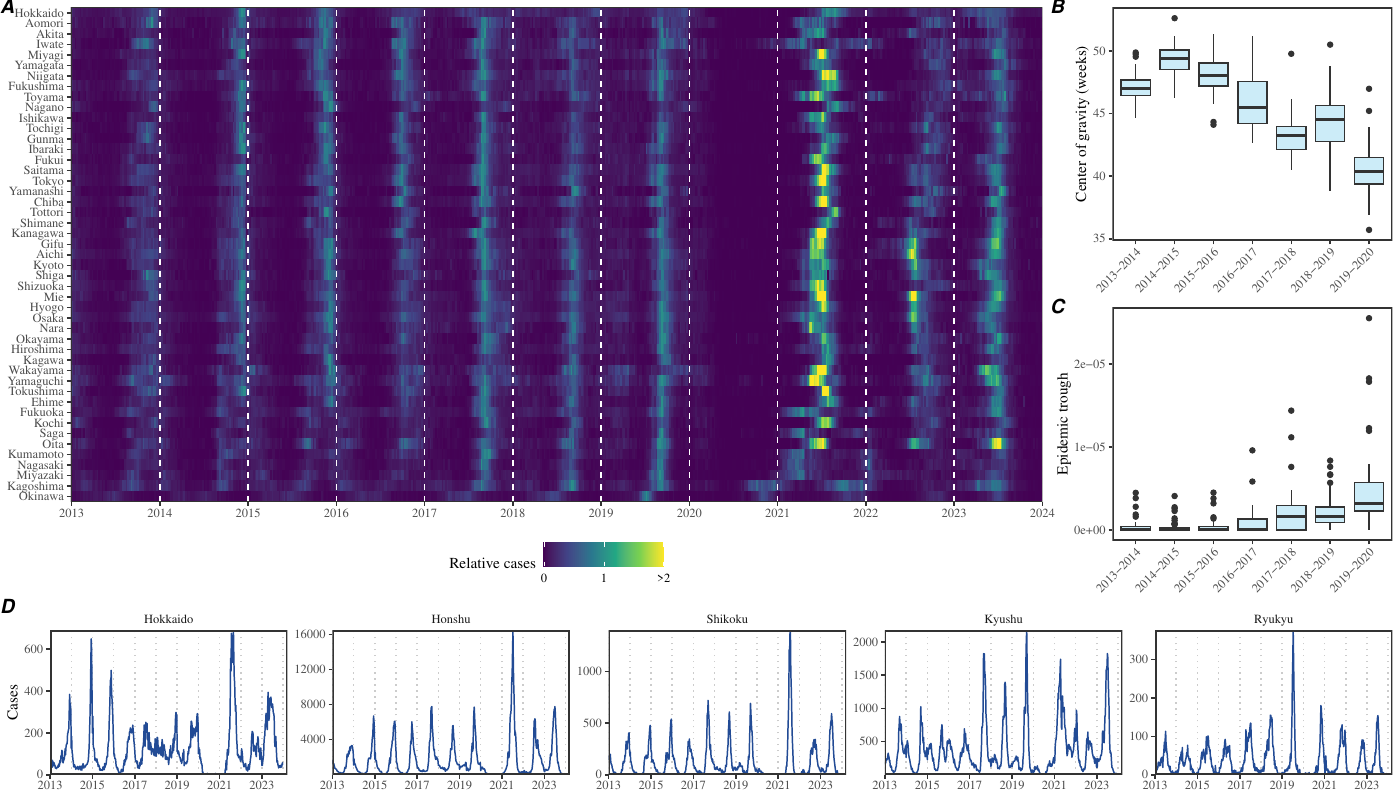

Reproduce this figure in R.
library(tidyr)
library(dplyr)
library(ggplot2); theme_set(theme_bw(base_family="Times"))
library(egg)
library(gridExtra)
source("../script/script_data.R")

japan_rsv_max <- japan_rsv_prefecture %>%
  filter(year < 2020) %>%
  group_by(prefecture) %>%
  summarize(
    max=max(cases)
  )

japan_rsv_prefecture2 <- japan_rsv_prefecture %>%
  merge(japan_rsv_max) %>%
  mutate(
    relcases=pmin(cases/max, 2)
  ) %>%
  merge(japan_pop_prefecture)

g1 <- ggplot(japan_rsv_prefecture2) +
  geom_raster(aes(year+(week-1)/52, reorder(prefecture, lat), fill=relcases)) +
  geom_vline(xintercept = 2013:2024, lty=2, col="white") +
  geom_segment(
    # Change the 0 and 25's to be appropriate to your data
    x = 2016.7, xend = 2016.7, y = 52, yend= Inf,
    arrow = arrow(length = unit(8, "pt")),
    col="#E02938",
    lwd=1
  ) +
  scale_x_continuous(breaks=2013:2024, expand=c(0, 0)) +
  scale_y_discrete(expand = c(0, 0)) +
  scale_fill_viridis_c("Relative cases", 
                       breaks=c(0, 1, 2),
                       labels=c("0", "1", ">2")) +
  coord_cartesian(clip = "off") +
  theme(
    axis.title = element_blank(),
    legend.position = "bottom",
    plot.margin = margin(13.5, 5.5, 5.5, 5.5)
  )

japan_rsv_summ <- lapply(split(japan_rsv_prefecture, japan_rsv_prefecture$prefecture), function(x) {
  island <- x$island[1]
  
  x <- x %>%
    mutate(
      trueyear=year
    )
  
  if (island!="Ryukyu") {
    x <- x %>%
      mutate(
        week=week-26,
        year=ifelse(week <= 0, year-1, year),
        week=week%%52,
        week=ifelse(week==0, 52, week)
      )
  }
  
  out <- x %>%
    filter(year > 2012, year < 2020) %>%
    group_by(prefecture, island, year) %>%
    mutate(
      prop=(cases)/sum(cases)
    ) %>%
    summarize(
      cog=sum(week*cases)/sum(cases),
      intensity=1/(-sum(prop*log(prop), na.rm=TRUE)),
      size=sum(cases),
      trough=min(cases[trueyear<2020])
    ) %>%
    mutate(
      cog=ifelse(island!="Ryukyu", cog+26, cog)
    )
}) %>%
  bind_rows %>%
  merge(
    japan_pop_prefecture
  ) %>%
  mutate(
    season=paste0(year,"-",year+1),
    island=factor(island, levels=c("Hokkaido", "Honshu", "Shikoku", "Kyushu", "Ryukyu"))
  )

g2 <- ggplot(japan_rsv_summ %>% filter(prefecture != "Okinawa")) +
  geom_boxplot(aes(season, cog), show.legend = FALSE, fill="#CCECF8") +
  scale_x_discrete("Season") +
  scale_y_continuous("Center of gravity (weeks)") +
  theme(
    panel.grid = element_blank(),
    panel.border = element_rect(linewidth=1),
    axis.text.x = element_text(hjust=1, angle=45),
    axis.title.x = element_blank()
  )

dd1 <- japan_rsv_summ %>%
  filter(prefecture != "Okinawa",
         season=="2015-2016")

dd2 <- japan_rsv_summ %>%
  filter(prefecture != "Okinawa",
         season=="2016-2017")

mean(dd1$cog-dd2$cog)

g3 <- ggplot(japan_rsv_summ) +
  geom_boxplot(aes(season, trough/pop), show.legend = FALSE, fill="#CCECF8") +
  scale_x_discrete("Season") +
  scale_y_continuous("Epidemic trough") +
  theme(
    panel.grid = element_blank(),
    panel.border = element_rect(linewidth=1),
    axis.text.x = element_text(hjust=1, angle=45),
    axis.title.x = element_blank()
  )

g4 <- ggplot(japan_rsv_island) +
  geom_vline(xintercept = 2013:2024, lty=3, col="gray80", lwd=0.5) +
  # annotate("rect", xmin=2016+0.4, xmax=2017+0.4, min=-Inf, ymax=Inf, alpha=0.2) +
  # geom_line(data=data_processed_travel3, aes(year+(month-1)/12, travel/pop*10), col="#E02938", lty=1) +
  geom_line(aes(year+(week-1)/52, cases), col="#224B95") +
  scale_x_continuous("Year", limits=c(2013, 2024.2), breaks=c(2013, 2015, 2017, 2019, 2021, 2023), expand=c(0, 0)) +
  scale_y_continuous("Cases", expand=c(0, 0)) +
  facet_wrap(~island, nrow=1, scale="free") +
  theme(
    strip.background = element_blank(),
    panel.grid = element_blank(),
    panel.border = element_rect(size=1),
    axis.title.x = element_blank()
  )

g1a <- ggarrange(g1, labels="A")
g23 <- ggarrange(g2, g3, nrow=2, labels=c("B", "C"), byrow=FALSE)
g4a <- ggarrange(g4, labels=c("D"))

gcomb1 <- arrangeGrob(g1a, g23, nrow=1, widths=c(3, 1))
gcomb2 <- arrangeGrob(gcomb1, g4a, nrow=2, heights=c(3, 1))

ggsave("figure1.pdf", gcomb2, width=14, height=8)
ggsave("figure1.png", gcomb2, width=14, height=8)

g5 <- ggplot(japan_rsv_summ) +
  geom_boxplot(aes(season, cog), show.legend = FALSE, fill="#CCECF8") +
  scale_x_discrete("Season") +
  scale_y_continuous("Center of gravity (weeks)") +
  facet_wrap(~island, scale="free", nrow=1) +
  theme(
    panel.grid = element_blank(),
    panel.border = element_rect(linewidth=1),
    axis.text.x = element_text(hjust=1, angle=45),
    axis.title.x = element_blank(),
    strip.background = element_blank()
  )

ggsave("figure1_cog.pdf", g5, width=10, height=3)
